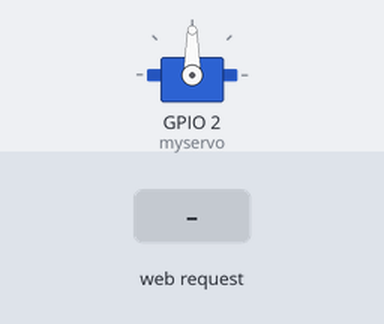
Recording of a sketch running on a simulated ESP8266 (NodeMCU). On the bench: servo. The test bench sets the inputs (shaded band). WiFi joins after 1.5 s; servers stay silent unless stated; what the sketch prints to the serial monitor is not drawn.

Above: at 4.7 s.
4.8 s: HTTP request GET /json received
At 5.5 s:
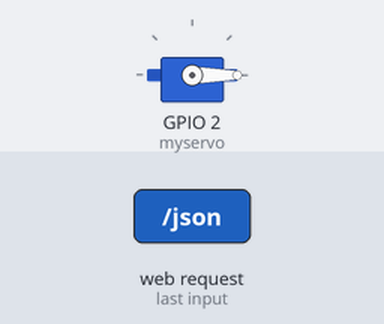
Timing chart, 0 to 7.8 s (numbered marks = the images above; inputs shaded):
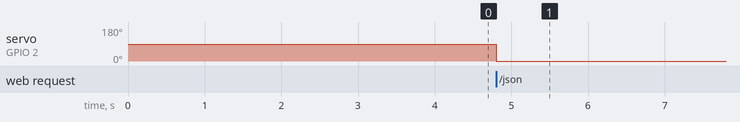

The sketch:

ServerJson.ino
```cpp
#include <ESP8266WiFi.h>
#include <WiFiClient.h>
#include <ESP8266WebServer.h>
#include <ArduinoJson.h>
#include <Servo.h>


const char* ssid = "i2r";
const char* password = "00000000";
ESP8266WebServer server(80);

StaticJsonDocument<200> doc;
DeserializationError error;
JsonObject root;
String payload;

int pos=0;
char msg[100];

Servo myservo;

String s,s_head;
void handleRoot() {
  s="";
  s=s+"{\"pos\":"+pos+"}";
  server.send(200, "text/plain", s);
  //server.send(200, "text/html", s);

}

// 크라이언트는 주소창에 http://IP주소/json?j={"pos":각도} 라고 입력
void handleJson() {
  server.arg("j").toCharArray(msg, 99);
  Serial.println(msg);
  deserializeJson(doc,msg);
  root = doc.as<JsonObject>();
  pos = root["pos"];
  myservo.write(pos);
  Serial.println(pos);

  handleRoot();
}

void setupWifi() {
  WiFi.mode(WIFI_STA);
  WiFi.begin(ssid, password);
  Serial.println("");

  // Wait for connection
  while (WiFi.status() != WL_CONNECTED) {
    delay(500);
    Serial.print(".");
  }
  Serial.println("");
  Serial.print("Connected to ");
  Serial.println(ssid);
  Serial.print("IP address: ");
  Serial.println(WiFi.localIP());
}

void setup() {
  myservo.attach(2);  // attaches the servo on GIO2 to the servo object
  Serial.begin(9600);
  setupWifi();
  server.on("/", handleRoot);
  server.on("/json", handleJson);
  server.begin();
  Serial.println("HTTP server started");
  delay(2000);
}

void loop() {
  // put your main code here, to run repeatedly:
  server.handleClient();

}
```

Measured:
- after the input at 4.8 s, servo on GPIO 2 (myservo): 90° → 0° at once
